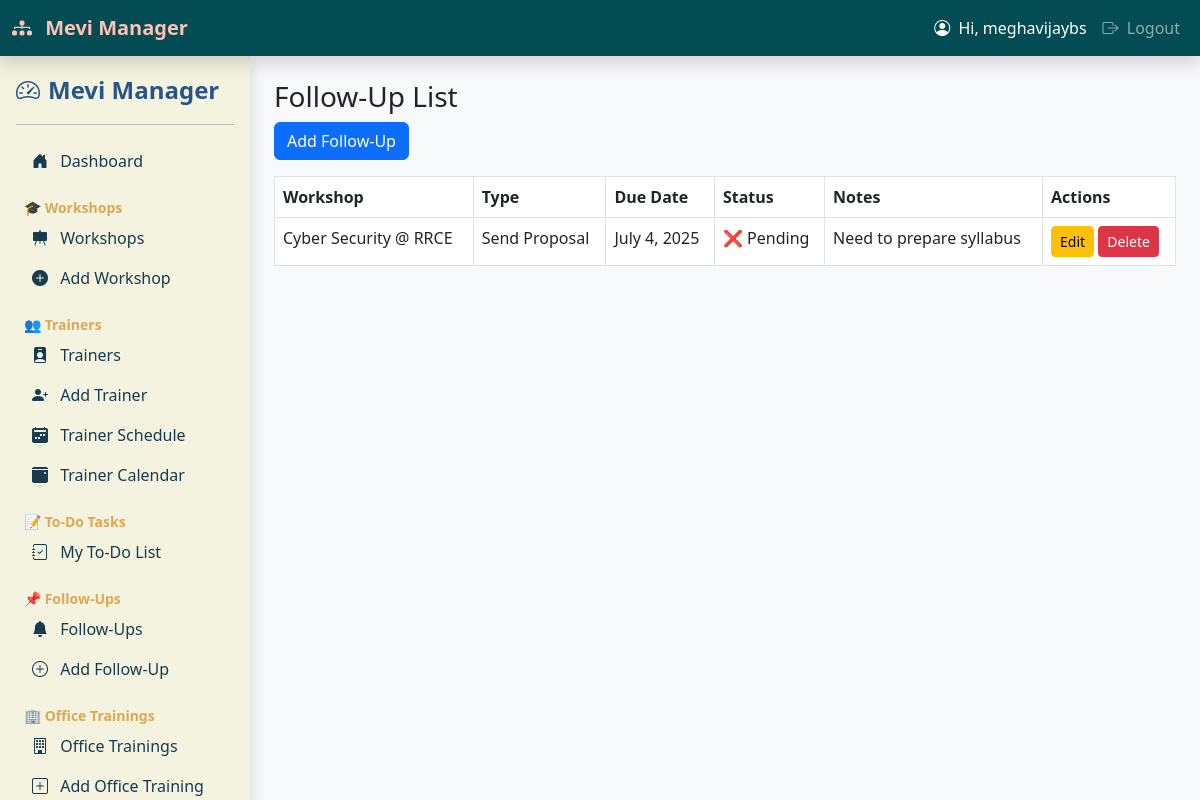
/followups/ (signed in), run on the app's committed database.
### workshop_manager/models.py (models this page shows, shortened)
class FollowUp(models.Model):
    workshop = models.ForeignKey(Workshop, on_delete=models.CASCADE)
    follow_up_type = models.CharField(max_length=100, choices=[
        ('proposal', 'Send Proposal'),
        ('call', 'Follow-up Call'),
        ('meeting', 'HOD Meeting'),
    ])
    due_date = models.DateField()
    is_completed = models.BooleanField(default=False)
    notes = models.TextField(blank=True)

class Workshop(models.Model):
    STATUS_CHOICES = [
        ('tentative', 'Tentative'),
        ('fixed', 'Fixed'),
        ('postponed', 'Postponed'),
        ('cancelled', 'Cancelled'),
        ('completed', 'Completed'),
    ]
    title = models.CharField(max_length=200)
    college = models.CharField(max_length=200)
    department = models.CharField(max_length=100)
    start_date = models.DateField()
    end_date = models.DateField()
    status = models.CharField(max_length=20, choices=STATUS_CHOICES, default='tentative')
    remarks = models.TextField(blank=True)
    created_on = models.DateTimeField(auto_now_add=True)
    updated_on = models.DateTimeField(auto_now=True)
    assigned_trainers = models.ManyToManyField(Trainer, blank=True)
    report = models.FileField(upload_to='workshop_reports/', blank=True, null=True)
    def __str__(self):
        return f"{self.title} @ {self.college}"

### workshop_manager/views.py (the view)
# urls.py: path('followups/', views.follow_ups, name='follow_ups'),
@login_required
def follow_ups(request):
    followups = FollowUp.objects.all()
    return render(request, 'followups.html', {'followups': followups})

### workshop_manager/templates/followups.html
{% extends 'base.html' %}
{% block content %}
<div class="container mt-4">
    <h3>Follow-Up List</h3>
    <a href="{% url 'add_followup' %}" class="btn btn-primary mb-3">Add Follow-Up</a>
    <table class="table table-bordered table-hover">
        <thead>
            <tr>
                <th>Workshop</th>
                <th>Type</th>
                <th>Due Date</th>
                <th>Status</th>
                <th>Notes</th>
                <th>Actions</th>
            </tr>
        </thead>
        <tbody>
            {% for followup in followups %}
            <tr>
                <td>{{ followup.workshop }}</td>
                <td>{{ followup.get_follow_up_type_display }}</td>
                <td>{{ followup.due_date }}</td>
                <td>
                    {% if followup.is_completed %}
                        ✅ Completed
                    {% else %}
                        ❌ Pending
                    {% endif %}
                </td>
                <td>{{ followup.notes|default:"—" }}</td>
                <td>
                    <a href="{% url 'edit_followup' followup.pk %}" class="btn btn-sm btn-warning">Edit</a>
                    <a href="{% url 'delete_followup' followup.pk %}" class="btn btn-sm btn-danger">Delete</a>
                </td>
            </tr>
            {% empty %}
            <tr><td colspan="6" class="text-center">No follow-ups found.</td></tr>
            {% endfor %}
        </tbody>
    </table>
</div>
{% endblock %}

### workshop_manager/templates/base.html (shortened to what this page needs)
<!DOCTYPE html>
<html lang="en">
<head>
  {% block head %}
  <link href="https://cdn.jsdelivr.net/npm/bootstrap@5.3.0/dist/css/bootstrap.min.css" rel="stylesheet">
  <link href="https://cdn.jsdelivr.net/npm/fullcalendar@6.1.8/index.global.min.css" rel="stylesheet">
  <link rel="stylesheet" href="https://cdn.jsdelivr.net/npm/bootstrap-icons@1.11.1/font/bootstrap-icons.css">
  {% endblock %}
</head>
<body>
  <nav class="navbar navbar-expand-lg navbar-dark bg-dark fixed-top shadow">
    <div class="container-fluid">
      <a class="navbar-brand" href="{% url 'dashboard' %}">
        <i class="bi bi-diagram-3-fill me-2"></i> Mevi Manager
      </a>
      <div class="collapse navbar-collapse justify-content-end">
        <ul class="navbar-nav">
          {% if user.is_authenticated %}
            <li class="nav-item">
              <span class="nav-link text-white"><i class="bi bi-person-circle me-1"></i> Hi, {{ user.username }}</span>
            </li>
            <li class="nav-item">
              <a class="nav-link" href="{% url 'logout' %}"><i class="bi bi-box-arrow-right me-1"></i> Logout</a>
            </li>
          {% else %}
            <li class="nav-item">
              <a class="nav-link" href="{% url 'login' %}">Login</a>
            </li>
          {% endif %}
        </ul>
      </div>
    </div>
  </nav>
  <div class="d-flex">
    {% include 'sidebar.html' %}
    <div class="container-fluid" style="margin-left: 250px;">
      {% block content %}{% endblock %}
    </div>
  </div>
</body>
</html>

### workshop_manager/templates/base.html (style rules this page uses)
:root { --primary-dark: #034C53; --primary: #007074; --accent: #F38C79; --light-accent: #FFC1B4; }
body { padding-top: 56px; background-color: #f8f9fa; }
.navbar-dark.bg-dark { background-color: var(--primary-dark) !important; }
.navbar-brand { font-weight: bold; font-size: 1.25rem; color: var(--light-accent) !important; }
.nav-link.text-white { color: #fff !important; }

### data on the page
FollowUp: workshop "Cyber Security @ RRCE", follow_up_type "Send Proposal", due_date "July 4, 2025", is_completed "❌ Pending", notes "Need to prepare syllabus"

### other printed values
{{ user.username }} "meghavijaybs"
